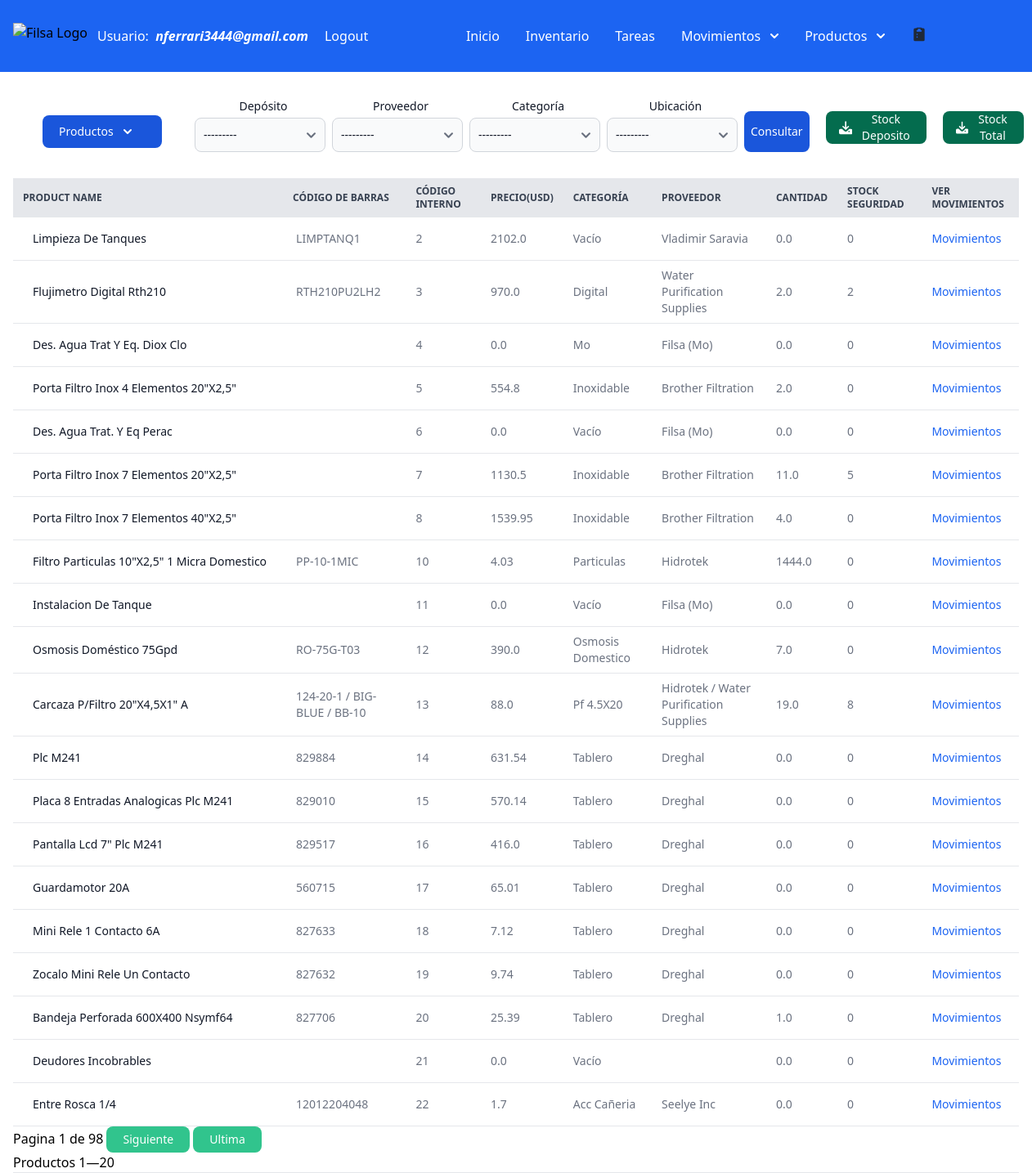
Before: /stock/ (signed in) with the older database file.
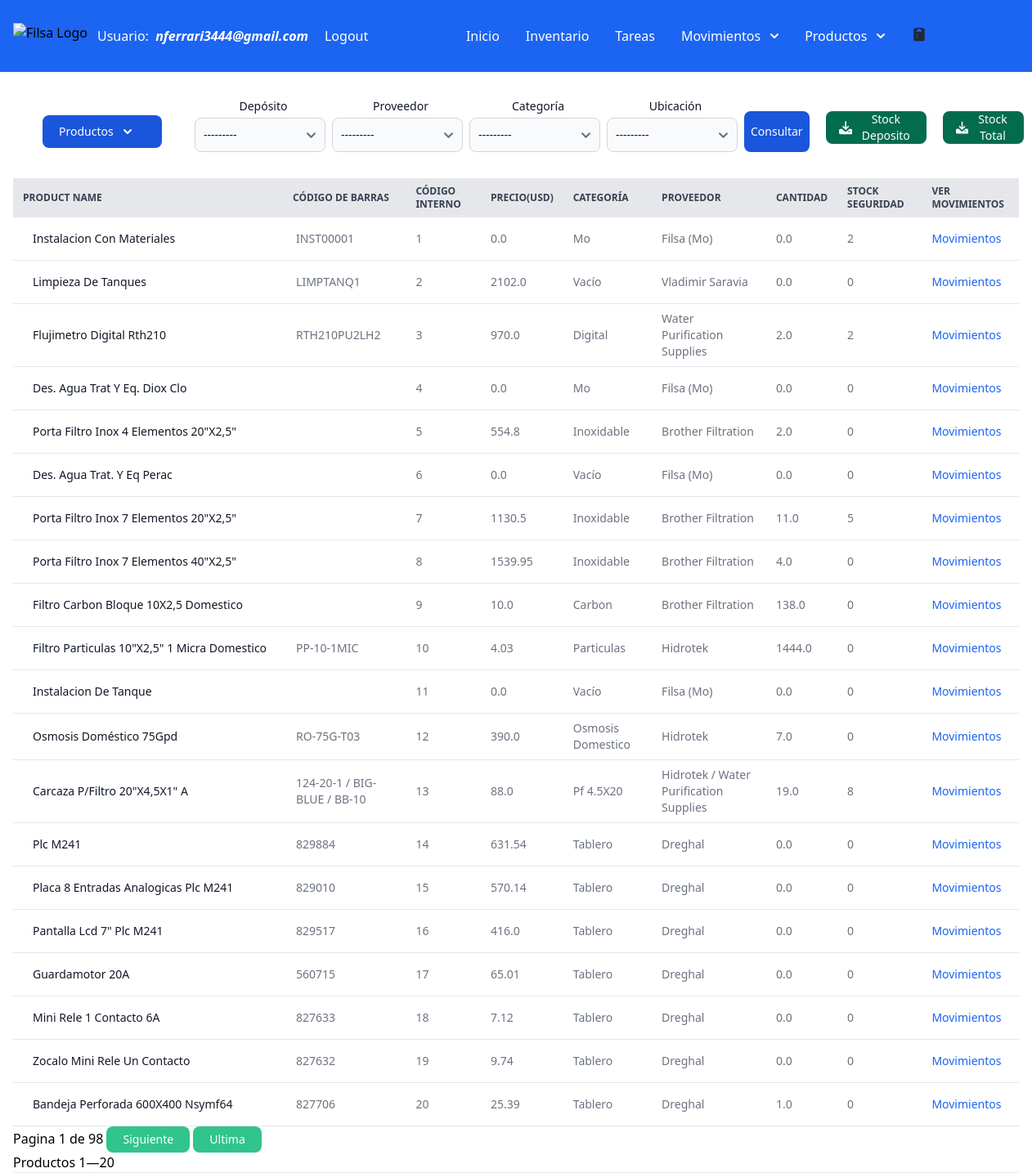
After: the same page with the newer database file.
### filsa/models.py (models this page shows, shortened)
class Product(models.Model):
    class Meta:
      verbose_name = 'Stock Productos vs Seguridad'
      verbose_name_plural = 'Stock Productos vs Seguridad'
    CURRENCIES= [('USD', 'Dolar'),
                  ('$', 'Pesos')]
    product_id = models.AutoField(primary_key=True)
    name = models.CharField(max_length=100)
    barcode = models.CharField(max_length= 100, verbose_name=u"Codigo de Barras")
    internalCode = models.BigIntegerField(verbose_name=u"Codigo Interno")
    quantity = models.FloatField()
    category = models.CharField(max_length=100, default='Insumos') #  choices=CATEGORIES,
    supplier = models.CharField(max_length=100, default='')
    stockSecurity = models.IntegerField(default=0)
    price = models.FloatField(default=0)
    currency = models.CharField(max_length=10, choices=CURRENCIES, default='Dolar')
    hasOffer = models.ForeignKey(Cotization, on_delete=models.SET_DEFAULT, blank=True, null=True, default=None)
    quantityOffer = models.FloatField(null=True, blank= True)
    priceOffer = models.FloatField(null=True, blank= True)

### filsa/views.py (the view)
# urls.py: path('stock/', StockListView.as_view(), name='stock'),
class StockListView(LoginRequiredMixin, FilteredListView, generic.ListView):
    queryset = Product.objects.all()
    filterset_class = StockFilterSet
    filter_backends = (filters.DjangoFilterBackend,)
    paginate_by = 20
    template_name = 'stock.html'
    def get_queryset(self):
        warehouse = self.request.GET.get('name', None)
        print('warehouse selected is', warehouse)
        supplier = self.request.GET.get('supplier',None)
        category = self.request.GET.get('category', None)
        location = self.request.GET.get('location', None)
        print('supplier selected is', supplier)
        if category:
            category_filter = True
            categoryList = [category]
        else:
            categoryList = Product.objects.all().values('category').distinct().order_by('category')
        if location:
            locationList = [location]
        else:
            locationList = WarehousesProduct.objects.values_list('location',flat=True).distinct().order_by('location')
        if supplier:
            supplier_filter = True
            supplierList = [supplier]
        else:
            supplierList = Product.objects.all().values('supplier').distinct().order_by('supplier')
        if warehouse:
            warehouseList = [warehouse]
        else:
            warehouseList = WarehousesProduct.objects.values_list('name',flat=True).distinct().order_by('name')
        print('warehouse , category and supplier are {} {} {}'.format(warehouse,category,supplier))
        if None not in (warehouse,category,supplier, location) :
            filter = WarehousesProduct.objects.select_related('product').filter(name__in= warehouseList, location__in= locationList, product__category__in= categoryList, product__supplier__in=supplierList).order_by('product__internalCode')
        else:
            filter = Product.objects.all()
        return filter #.qs
    def get_context_data(self, **kwargs):
        warehouse = self.request.GET.get('name',None)
        print('warehouse selected get_context_data is', warehouse)
        supplier = self.request.GET.get('supplier')
        print('supplier selected get_context_data is', supplier)
        context = super().get_context_data(**kwargs)
        warehouse = self.request.GET.get('name', None)
        print('warehouse selected is', warehouse)
        supplier = self.request.GET.get('supplier',None)
        category = self.request.GET.get('category', None)
        location = self.request.GET.get('location', None)
        print('supplier selected is', supplier)
        if category:
            category_filter = True
            categoryList = [category]
        else:
            categoryList = Product.objects.all().values('category').distinct().order_by('category')
        if location:
            locationList = [location]
        else:
            locationList = WarehousesProduct.objects.values_list('location',flat=True).distinct().order_by('location')
        if supplier:
            supplier_filter = True
            supplierList = [supplier]
        else:
            supplierList = Product.objects.all().values('supplier').distinct().order_by('supplier')
        if warehouse:
            warehouseList = [warehouse]
        else:
            warehouseList = WarehousesProduct.objects.values_list('name',flat=True).distinct().order_by('name')
        if None not in (warehouse,category,supplier, location) :
            filter = WarehousesProduct.objects.select_related('product').filter(name__in= warehouseList, product__category__in= categoryList, product__supplier__in=supplierList ).order_by('product__internalCode')
        else:
            filter = Product.objects.all()
        context["filter"] = filter
        return context #filter #.qs

### filsa/filters.py (called while the page is built)
    @property
    def field(self):
        self.extra['choices'] = set([(a.name, a.name) for a in WarehousesProduct.objects.all().order_by('name')]) # self.parent.queryset])
        return super(WarehouseChoiceFilter, self).field

    @property
    def field(self):                                          #  Author.objects.prefetch_related('book_set').values('id', 'book')
        self.parent.queryset = [product for product in WarehousesProduct.objects.select_related('product').order_by('product__category')]          #Product.objects.all().values('category').distinct()
        self.extra['choices'] = set([(a.product.category,a.product.category) for a in self.parent.queryset])
        return super(CategoryChoiceFilter, self).field

    @property
    def field(self):                                          #  Author.objects.prefetch_related('book_set').values('id', 'book')
        self.extra['choices'] = set([(a.location, a.location) for a in WarehousesProduct.objects.all().order_by('location')])
        return super(LocationChoiceFilter, self).field

### filsa/templates/stock.html (shortened to what the changed rows need)
{% extends '_base.html' %}
{% load grouptag %}
{% load static %}
{% block content %}
<div class="w-full px-4 relative overflow-x-auto">
    <table  id="productTable" class="py-8 px-4 lg:py-16 text-sm text-left rtl:text-right text-gray-500 dark:text-gray-400">
        <thead class="text-xs text-gray-700 uppercase bg-gray-200 dark:bg-gray-700 dark:text-gray-400">
            <tr>
                <th scope="col" class="px-3 py-2">
                    Product name
                </th>
                <th scope="col" class="px-2 py-2">
                    <div class="flex items-center">
                        Código de Barras
                    </div>
                </th>
                <th scope="col" class="px-3 py-2">
                    <div class="flex items-center">
                        Código Interno
                    </div>
                </th>
    {% if user.groups.all.0.name.strip == "Administrador"  or user.groups.all.0.name.strip == "Comercial" %}
                <th scope="col" class="px-3 py-2">
                    <div class="flex items-center">
                        Precio(USD)
                    </div>
                </th>
                {% endif %}
                <th scope="col" class="px-3 py-2">
                    <div class="flex items-center">
                        Categoría
                    </div>
                </th>
                <th scope="col" class="px-3 py-2">
                    <div class="flex items-center">
                        Proveedor
                    </div>
                </th>
                <th scope="col" class="px-3 py-2">
                    <div class="flex items-center">
                        Cantidad
                    </div>
                </th>
                <th scope="col" class="px-3 py-2">
                    <div class="flex items-center">
                        Stock Seguridad
                    </div>
                </th>
                <th scope="col" class="px-3 py-2">
                    <div class="flex items-center">
                    <span>Ver Movimientos</span>
                </div>
                </th>
            </tr>
        </thead>
        <tbody>
            {% for product in object_list %}
            <tr class="bg-white border-b dark:bg-gray-800 dark:border-gray-700">
                <th scope="row" class="px-6 py-4 font-medium text-gray-900 whitespace-nowrap dark:text-white">
                {% if 'name' in request.GET or 'supplier' in request.GET or 'category' in request.GET %}
                {{product.product.name}}
                {% else %}
                {{product.name}}
                {% endif %}
                </th>
                <td class="px-3 py-2">
                {% if 'name' in request.GET or 'supplier' in request.GET or 'category' in request.GET %}
                {{product.product.barcode}}
                {% else %}
                {{product.barcode}}
                {% endif %}
                </td>
                <td class="px-3 py-2">
                {% if 'name' in request.GET or 'supplier' in request.GET or 'category' in request.GET %}
                {{product.product.internalCode}}
                {% else %}
                {{product.internalCode}}
                {% endif %}
                </td>
            {% if user.groups.all.0.name.strip == "Administrador"  or user.groups.all.0.name.strip == "Comercial" %}
                <td class="px-3 py-2">
                    {% if 'name' in request.GET or 'supplier' in request.GET or 'category' in request.GET %}
                    {{product.product.price}}
                        {% else %}
                    {{product.price}}
                    {% endif %}
                    </td>
                    {% endif %}
            <td class="px-3 py-2">
                {% if 'name' in request.GET or 'supplier' in request.GET or 'category' in request.GET %}
                {{product.product.category}}
                {% else %}
                {{product.category}}
                {% endif %}
                </td>
                <td class="px-3 py-2">
                {% if 'name' in request.GET or 'supplier' in request.GET or 'category' in request.GET %}
                {{product.product.supplier}}
                {% else %}
                {{product.supplier}}
                {% endif %}
                </td>
                <td class="px-3 py-2">
                {% if 'name' in request.GET or 'supplier' in request.GET or 'category' in request.GET %}
                {{product.quantity}}
                {% else %}
                {{product.quantity}}
                {% endif %}
                </td>
                <td class="px-3 py-2">
                    {% if 'name' in request.GET or 'supplier' in request.GET or 'category' in request.GET %}
                    {{product.product.stockSecurity}}
                    {% else %}
                    {{product.stockSecurity}}
                    {% endif %}
                </td>
                <td class="px-3 py-2">
                    <a href="{% url 'stockhistory' product_id=product.product_id %}"   class="font-medium text-blue-600 dark:text-blue-500 hover:underline">Movimientos</a>
                </td>
            </tr>
            {% endfor %}
        </tbody>
        </div>
  {% endblock content %}

Changed rows visible on the page:
no longer on this page (row unchanged): Product: name "Deudores Incobrables", internalCode "21", price "0.0", category "Vacío", quantity "0.0", stockSecurity "0"
no longer on this page (row unchanged): Product: name "Entre Rosca 1/4", barcode "12012204048", internalCode "22", price "1.7", category "Acc Cañeria", supplier "Seelye Inc", quantity "0.0", stockSecurity "0"
added Product: name "Instalacion Con Materiales", barcode "INST00001", internalCode "1", price "0.0", category "Mo", supplier "Filsa (Mo)", quantity "0.0", stockSecurity "2"
added Product: name "Filtro Carbon Bloque 10X2,5 Domestico", internalCode "9", price "10.0", category "Carbon", supplier "Brother Filtration", quantity "138.0", stockSecurity "0"
